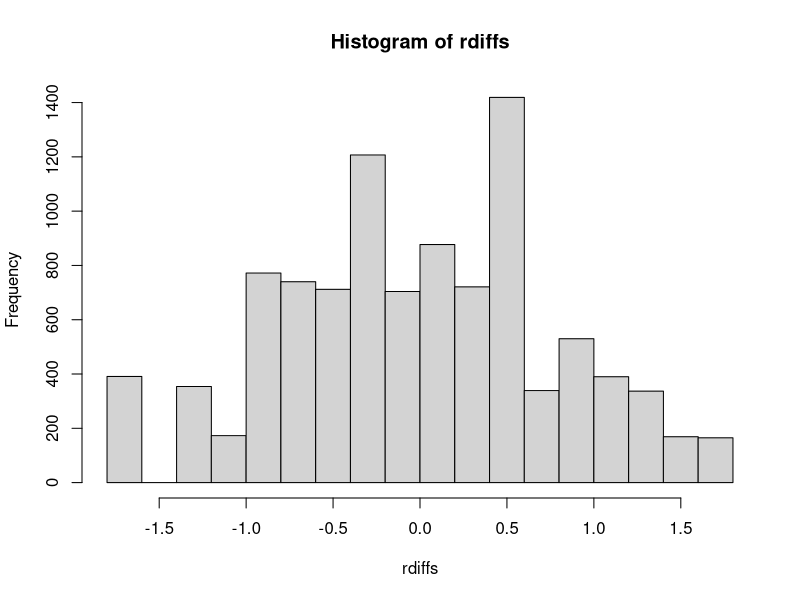
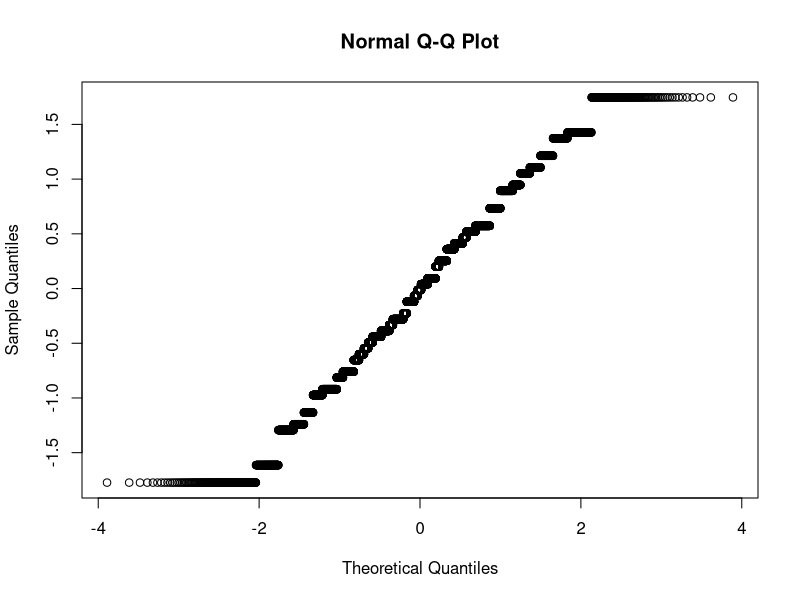

Recreate these plots in R, in order.
## ---- chunk 1
sam1 = c(4.6, 6.5, 5.5, 6.1, 6.2)
sam2 = c(3.7, 4.9, 3.9)
## ---- chunk 2
n1 = length(sam1)
n2 = length(sam2)
xbar1 = mean(sam1)
xbar2 = mean(sam2)
## ---- chunk 3
adosm = xbar2-xbar1
## ---- chunk 4
nresample = 10000
combined = c(sam1, sam2)
rdiffs = c()   #How to make empty list
for (rep in 1:nresample){
  shuffled = sample(combined) #reorder the numbers
  rsam1 = shuffled[1:n1] 
  rsam2 = shuffled[(n1+1):(n1+n2)]
  rdiff = mean(rsam2)-mean(rsam1)
  rdiffs = c(rdiffs,rdiff)
}
hist(rdiffs)
pval = sum(abs(rdiffs) >= abs(adosm)) / (nresample)
print(pval)
qqnorm(rdiffs)
## ---- chunk 5
t.test(sam1,sam2)
